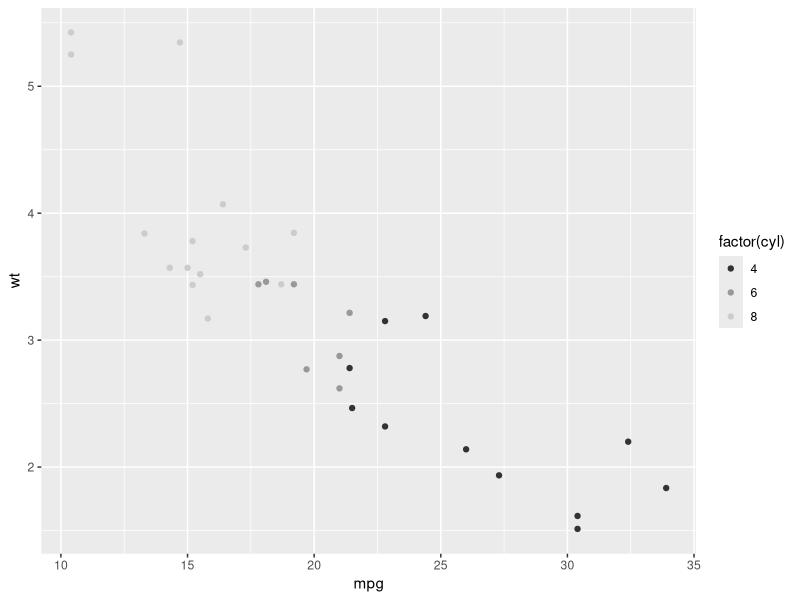
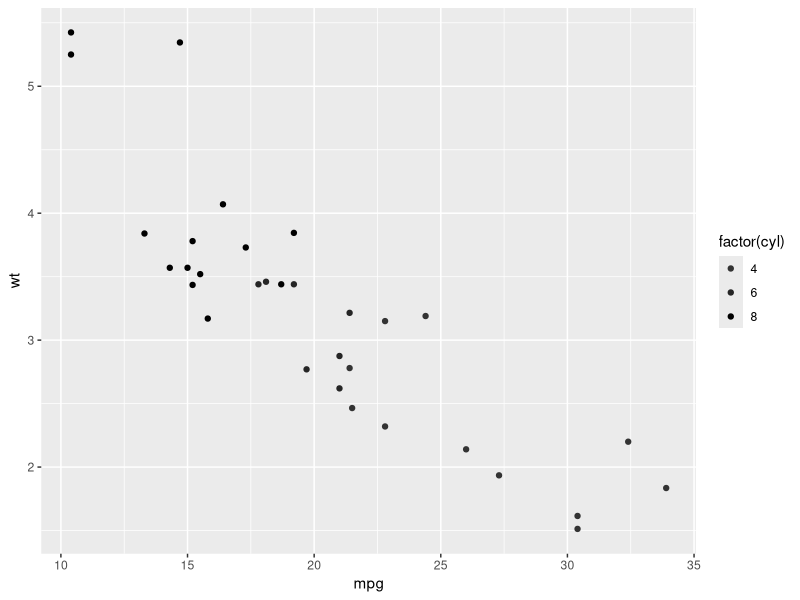
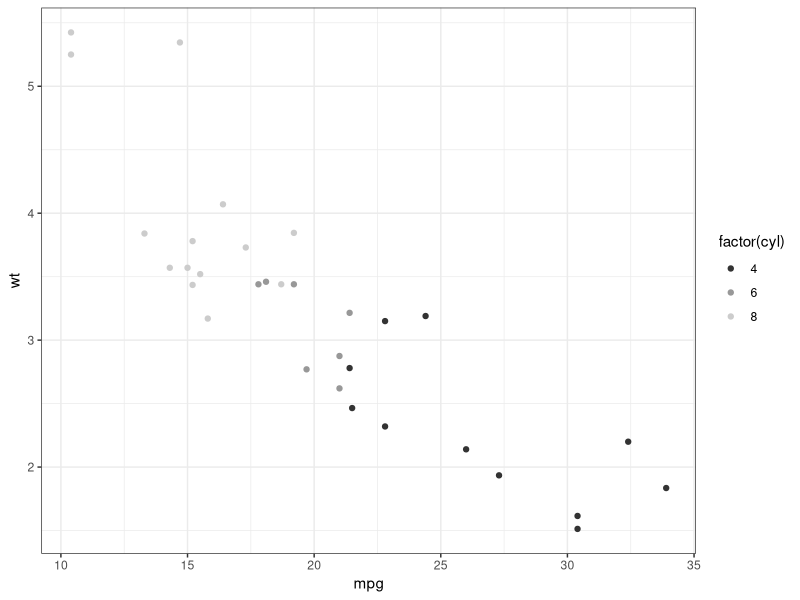
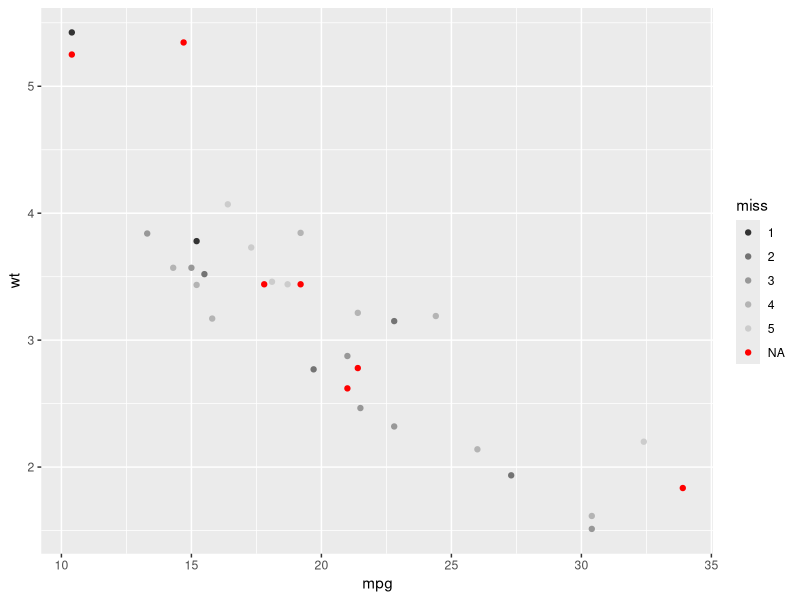
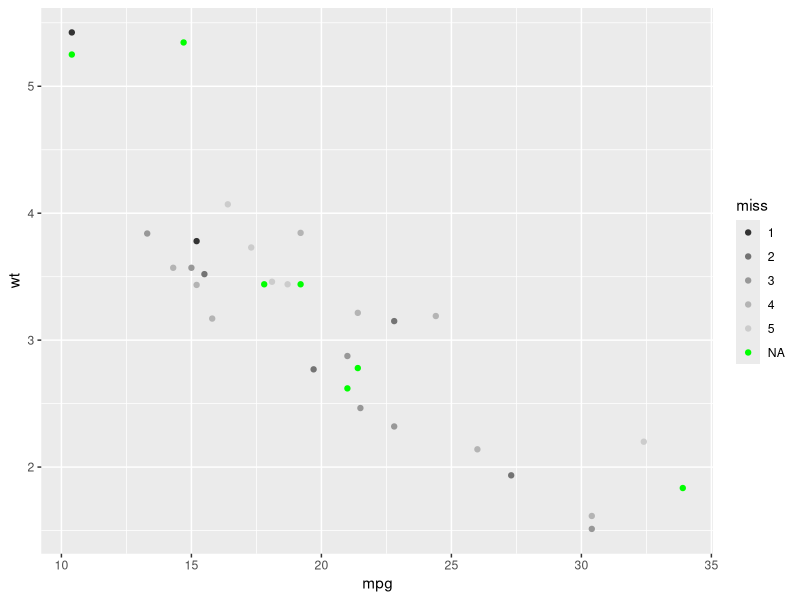

Here is the R script that generated these plots, in order:
library(ggplot2)


### Name: scale_colour_grey
### Title: Sequential grey colour scales
### Aliases: scale_colour_grey scale_fill_grey scale_color_grey

### ** Examples

p <- ggplot(mtcars, aes(mpg, wt)) + geom_point(aes(colour = factor(cyl)))
p + scale_colour_grey()
p + scale_colour_grey(end = 0)

# You may want to turn off the pale grey background with this scale
p + scale_colour_grey() + theme_bw()

# Colour of missing values is controlled with na.value:
miss <- factor(sample(c(NA, 1:5), nrow(mtcars), replace = TRUE))
ggplot(mtcars, aes(mpg, wt)) +
  geom_point(aes(colour = miss)) +
  scale_colour_grey()
ggplot(mtcars, aes(mpg, wt)) +
  geom_point(aes(colour = miss)) +
  scale_colour_grey(na.value = "green")
